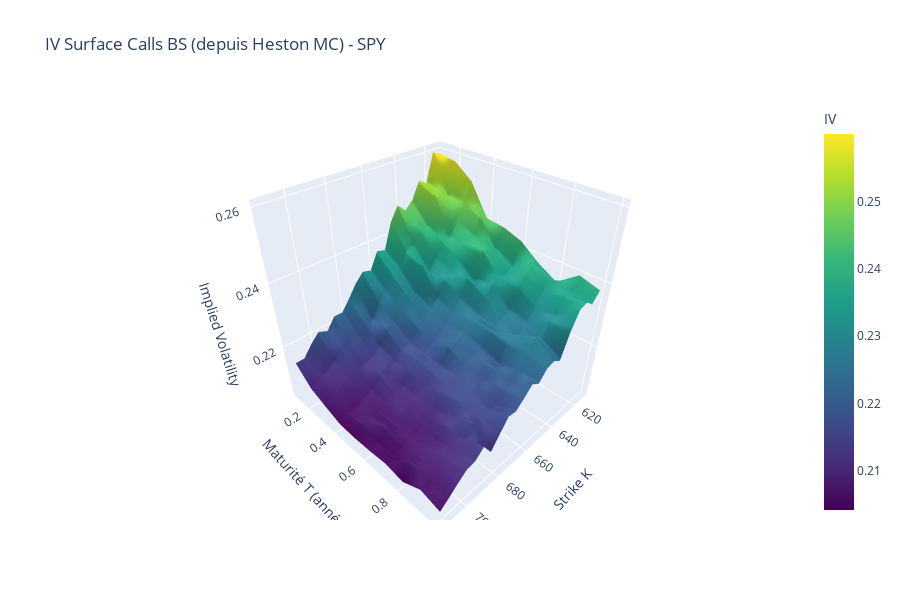
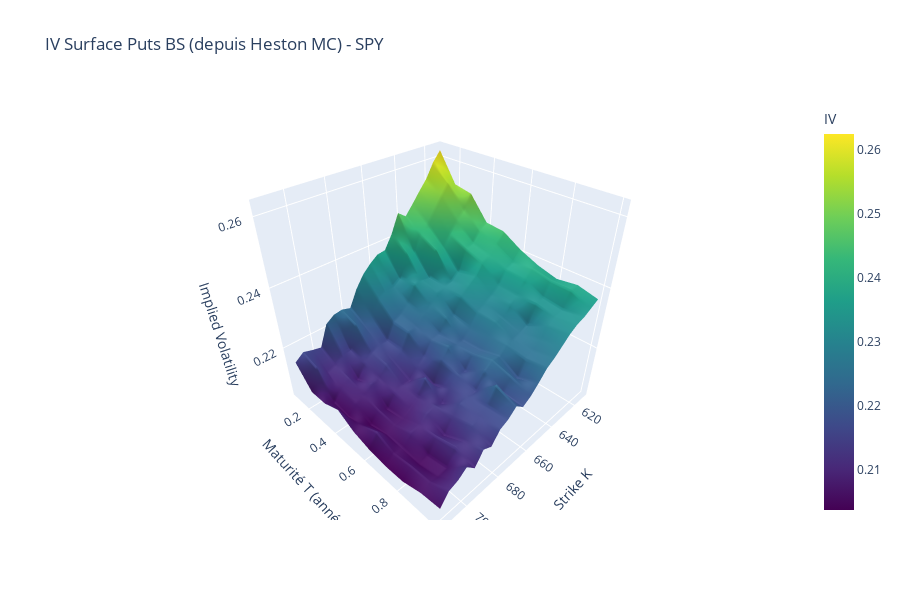

Source (notebook cell) for these figures, in order:
### Markdown cell above
## 10. IV Surface BS (inversée depuis prix Heston)

### Code cell
print(f"\n{'='*60}")
print(f"CALCUL DES IV SURFACES BS (depuis prix Heston)")
print(f"{'='*60}\n")

call_iv_heston = np.zeros_like(call_prices_heston)
put_iv_heston = np.zeros_like(put_prices_heston)

print("Inversion BS pour Calls...")
for i, T_val in enumerate(T_grid_heston):
    for j, K_val in enumerate(K_grid_heston):
        call_iv_heston[i, j] = implied_vol_option(
            call_prices_heston[i, j], S0, K_val, T_val, RF_RATE, "call"
        )
        put_iv_heston[i, j] = implied_vol_option(
            put_prices_heston[i, j], S0, K_val, T_val, RF_RATE, "put"
        )

print("✓ Inversion terminée\n")

# Affichage 3D
KK_heston, TT_heston = np.meshgrid(K_grid_heston, T_grid_heston)

fig_iv_calls_heston = go.Figure(data=[go.Surface(
    x=KK_heston,
    y=TT_heston,
    z=call_iv_heston,
    colorscale='Viridis',
    colorbar=dict(title="IV")
)])
fig_iv_calls_heston.update_layout(
    title=f"IV Surface Calls BS (depuis Heston MC) - {TICKER}",
    scene=dict(
        xaxis=dict(title="Strike K"),
        yaxis=dict(title="Maturité T (années)"),
        zaxis=dict(title="Implied Volatility")
    ),
    height=600
)
fig_iv_calls_heston.show()

fig_iv_puts_heston = go.Figure(data=[go.Surface(
    x=KK_heston,
    y=TT_heston,
    z=put_iv_heston,
    colorscale='Viridis',
    colorbar=dict(title="IV")
)])
fig_iv_puts_heston.update_layout(
    title=f"IV Surface Puts BS (depuis Heston MC) - {TICKER}",
    scene=dict(
        xaxis=dict(title="Strike K"),
        yaxis=dict(title="Maturité T (années)"),
        zaxis=dict(title="Implied Volatility")
    ),
    height=600
)
fig_iv_puts_heston.show()

### Figure 1 — Plotly figure (JSON) as saved in the notebook; plotly's stock layout.template omitted (floating-point values rounded to 4 significant figures; data arrays with more than 128 entries replaced by an {"elided": "..."} marker saying what was removed)
{"data": [{"colorbar": {"title": {"text": "IV"}}, "colorscale": [[0, "#440154"], [0.1111, "#482878"], [0.2222, "#3e4989"], [0.3333, "#31688e"], [0.4444, "#26828e"], [0.5556, "#1f9e89"], [0.6667, "#35b779"], [0.7778, "#6ece58"], [0.8889, "#b5de2b"], [1, "#fde725"]], "type": "surface", "x": {"elided": "10x21 float values"}, "y": {"elided": "10x21 float values"}, "z": {"elided": "10x21 float values"}}], "layout": {"height": 600, "scene": {"xaxis": {"title": {"text": "Strike K"}}, "yaxis": {"title": {"text": "Maturité T (années)"}}, "zaxis": {"title": {"text": "Implied Volatility"}}}, "title": {"text": "IV Surface Calls BS (depuis Heston MC) - SPY"}}}

### Figure 2 — Plotly figure (JSON) as saved in the notebook; plotly's stock layout.template omitted (floating-point values rounded to 4 significant figures; data arrays with more than 128 entries replaced by an {"elided": "..."} marker saying what was removed)
{"data": [{"colorbar": {"title": {"text": "IV"}}, "colorscale": [[0, "#440154"], [0.1111, "#482878"], [0.2222, "#3e4989"], [0.3333, "#31688e"], [0.4444, "#26828e"], [0.5556, "#1f9e89"], [0.6667, "#35b779"], [0.7778, "#6ece58"], [0.8889, "#b5de2b"], [1, "#fde725"]], "type": "surface", "x": {"elided": "10x21 float values"}, "y": {"elided": "10x21 float values"}, "z": {"elided": "10x21 float values"}}], "layout": {"height": 600, "scene": {"xaxis": {"title": {"text": "Strike K"}}, "yaxis": {"title": {"text": "Maturité T (années)"}}, "zaxis": {"title": {"text": "Implied Volatility"}}}, "title": {"text": "IV Surface Puts BS (depuis Heston MC) - SPY"}}}
